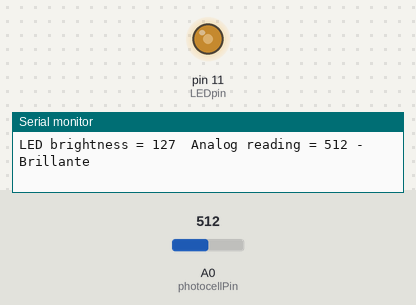
The sketch below on a simulated Arduino Uno, built with avr-gcc and run on an emulated ATmega328P. Shown: output pins drawn as LEDs (lit = HIGH), the last lines printed to the serial monitor. The test bench sets the inputs (shaded band); at power-on: A0 (photocellPin) = 512.

Above: at 1.8 s.
1.9 s: A0 (photocellPin) set to 810
At 2.4 s:
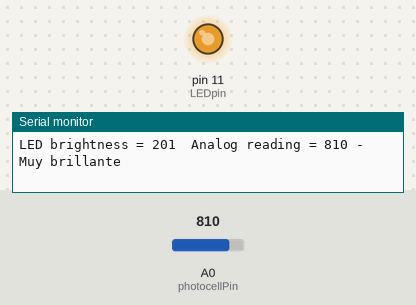
3.5 s: A0 (photocellPin) set to 190
At 5.2 s:
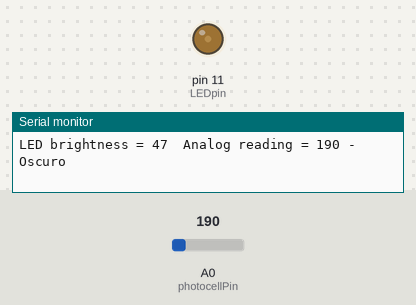
5.5 s: A0 (photocellPin) set to 0
At 6.7 s:
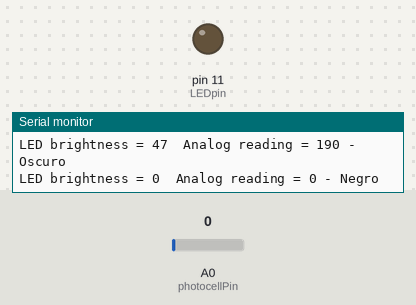
7.5 s: A0 (photocellPin) set to 716
At 8.3 s:
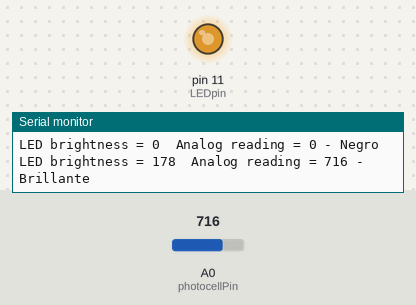
9.5 s: A0 (photocellPin) set to 511
At 11.1 s:
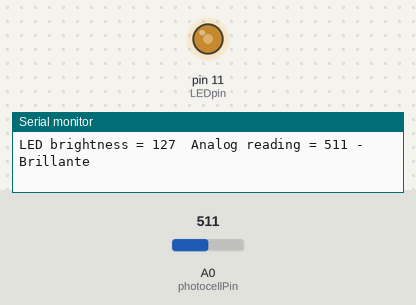
Timing chart, 0 to 12.5 s (numbered marks = the images above; inputs shaded):
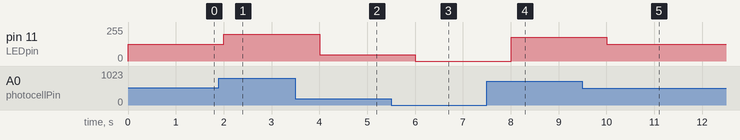

The sketch:

05-Fotorresistor.ino
```cpp
/* Photocell simple testing sketch.

Connect one end of the photocell to 5V, the other end to Analog 0.
Then connect one end of a 10K resistor from Analog 0 to ground
Connect LED from pin 11 through a resistor to ground
*/

int photocellPin = A0;     // the cell and 10K pulldown are connected to a0
int photocellReading;     // the analog reading from the sensor divider
int LEDpin = 11;          // connect Red LED to pin 11 (PWM pin)
int LEDbrightness;        //
void setup(void) {
  // We'll send debugging information via the Serial monitor
  Serial.begin(9600);
}

void loop(void) {
  photocellReading = analogRead(photocellPin);

  // LED gets brighter the darker it is at the sensor
  // that means we have to -invert- the reading from 0-1023 back to 1023-0
  //photocellReading = 1023 - photocellReading;
  //now we have to map 0-1023 to 0-255 since thats the range analogWrite uses
  LEDbrightness = map(photocellReading, 0, 1023, 0, 255);
  analogWrite(LEDpin, LEDbrightness);

  Serial.print("LED brightness = ");
  Serial.print(LEDbrightness);
  Serial.print("\tAnalog reading = ");
  Serial.print(photocellReading);     // the raw analog reading

  // We'll have a few threshholds, qualitatively determined
  if (photocellReading < 10)
    Serial.println(" - Negro");
  else if (photocellReading < 200)
    Serial.println(" - Oscuro");
  else if (photocellReading < 500)
    Serial.println(" - Intermedio");
  else if (photocellReading < 800)
    Serial.println(" - Brillante");
  else
    Serial.println(" - Muy brillante");

  delay(1000);
}
```

Measured:
- after the input at 1.9 s, pin 11 (LEDpin): 127/255 → 201/255 after 0.10 s
- after the input at 3.5 s, pin 11 (LEDpin): 201/255 → 47/255 after 0.50 s
- after the input at 5.5 s, pin 11 (LEDpin): 47/255 → 0/255 after 0.51 s
- after the input at 7.5 s, pin 11 (LEDpin): 0/255 → 178/255 after 0.51 s
- after the input at 9.5 s, pin 11 (LEDpin): 178/255 → 127/255 after 0.51 s
